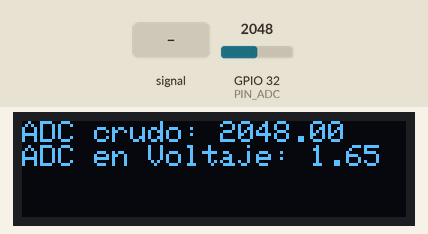
This sketch was run on a simulated ESP32. Shown: 128×32 one-colour display. The inputs (shaded band) are chosen by the test bench; at power-on: GPIO 32 (PIN_ADC) = 2048. What the sketch prints to the serial monitor is not drawn.

Above: at 2.2 s.
2.3 s: GPIO 32 (PIN_ADC) fed a 200 Hz sine of ±327 counts around its level
At 2.42 s:
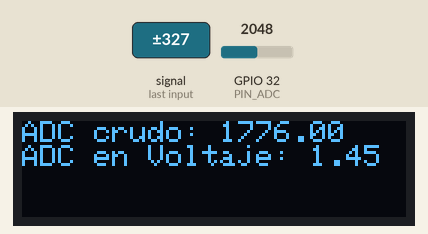
3.8 s: GPIO 32 (PIN_ADC) set to 2866
At 4.8 s:
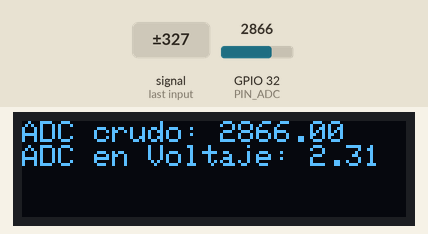
5.3 s: GPIO 32 (PIN_ADC) set to 3603
At 6.6 s:
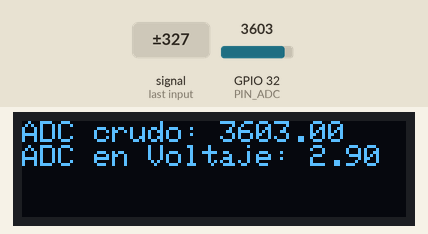
6.9 s: GPIO 32 (PIN_ADC) set to 4095
At 7.3 s:
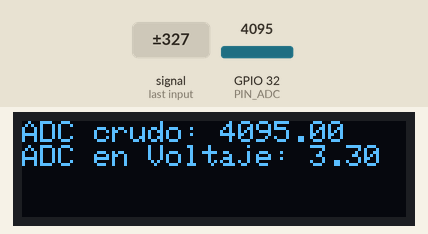
Timing chart, 0 to 9.4 s (numbered marks = the images above; inputs shaded):
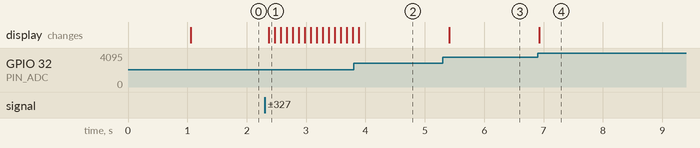

The sketch:

Display_con_Pote.ino
```cpp
#include <Adafruit_GFX.h>
#include <Adafruit_SH110X.h>
#include <splash.h>
#include "config.h"

Adafruit_SH1106G display = Adafruit_SH1106G(SCREEN_WIDTH, SCREEN_HEIGHT, &Wire);

void displayInit(){
  display.begin(0x3C, true); // Address 0x3C default
  display.clearDisplay();
  display.setTextSize(1);
  display.setTextColor(SH110X_WHITE);
  display.setCursor(0,0);
  display.println(F("Hola Mundo!"));
  display.println(F("Datos de Compilacion:"));
  display.printf("Fecha %s\n",__DATE__);
  display.printf("Hora: %s\n",__TIME__);
  display.display();
}

void displayUpdateAndShow(unsigned long interval, float valorADC, float valorADC2){
	static unsigned long previousMillis = 0;
	unsigned long currentMillis = millis();

  if(currentMillis - previousMillis > interval)
  {
		previousMillis = currentMillis;
    display.clearDisplay();
    display.setCursor(0,0);
//    display.printf("ADC: %.2f\n",valorADC);
    display.printf("ADC crudo: %.2f\n",valorADC);
    display.printf("ADC en Voltaje: %.2f\n", valorADC2);
    display.display();
	}
}

void setup() {
  Serial.begin(BAUDRATE);
  Serial.println(F("Iniciando Display..."));
  displayInit();
  Serial.println(F("Display Iniciado"));
  delay(1000);
  display.setCursor(0,0);
}

void loop() {
  float valorADC = analogRead(PIN_ADC);
  float valorADC2 = analogRead(PIN_ADC) * 3.3 / 4095.0;
  displayUpdateAndShow(100, valorADC, valorADC2);
}


//  float valorADC = (float) map(analogRead(PIN_ADC), 0, 4095, 4095, 0);
//  float valorADC2 = (float) map(analogRead(PIN_ADC),0 ,4095, 4095, 0) * 3.3 / 4095.0;
```

config.h
```cpp
#include <Arduino.h>
#pragma once

// BAUDRATE
const long BAUDRATE = 115200;

// PARPADEO
const int BLINK_OK = 250;

// OLED
const int SCREEN_WIDTH = 128; // OLED display width, in pixels
const int SCREEN_HEIGHT = 32; // OLED display height, in pixels
#define LINEA_BLANCO  F("                    ")

// PINOUT
// PINOUT
const int DHT_PIN = GPIO_NUM_33;        // ADC1_5
const int PIN_ADC = GPIO_NUM_32;        // ADC1_4
const int PIN_ENC_A = GPIO_NUM_18;      //
const int PIN_ENC_B = GPIO_NUM_5;       //
const int PIN_ENC_PUSH = GPIO_NUM_19;   //
const int PIN_LED_R = GPIO_NUM_23;      //
const int PIN_LED_G = GPIO_NUM_1;       // TX0!
//const int PIN_SERVO_1 = GPIO_NUM_4;   // ADC2_0
//const int PIN_SERVO_2 = GPIO_NUM_15;  // ADC2_3
//const int PIN_SERVO_3 = GPIO_NUM_13;  // ADC2_4
//const int PIN_SERVO_4 = GPIO_NUM_12;  // ADC2_5
//const int PIN_SERVO_5 = GPIO_NUM_14;  // ADC2_6

/* NO ES POSIBLE USAR WIFI Y SERVOS AL MISMO TIEMPO*/
```

Measured:
- after the input at 2.3 s, the display: changes after 0.07 s (image 1)
- after the input at 5.3 s, the display: changes after 0.11 s (image 3)
- after the input at 6.9 s, the display: changes at once (image 4)
